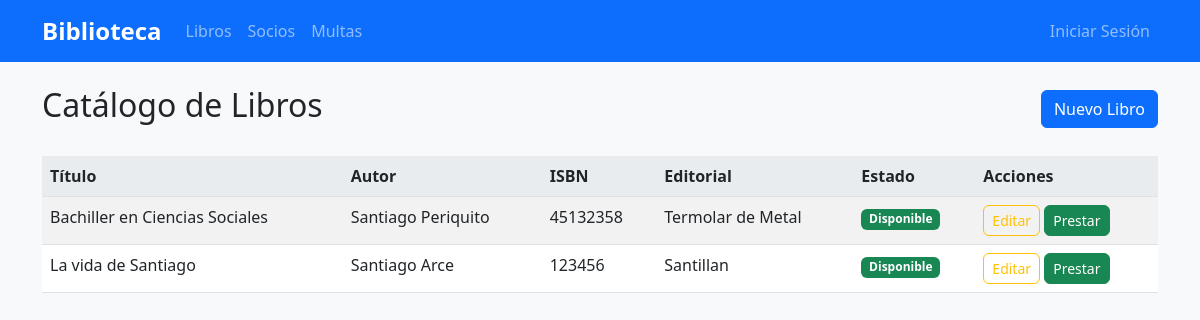
The app's page /libros/ with its own data.
### libros/models.py (models this page shows, shortened)
class Libro(models.Model):
    ESTADOS = [
        ("disponible", "Disponible"),
        ("prestado", "Prestado"),
        ("revision", "En revisión"),
    ]
    titulo = models.CharField(max_length=200)
    autor = models.CharField(max_length=150)
    isbn = models.CharField(max_length=13, unique=True)
    editorial = models.CharField(max_length=100)
    año_publicacion = models.IntegerField()
    estado = models.CharField(max_length=20, choices=ESTADOS, default="disponible")
    fecha_alta = models.DateTimeField(auto_now_add=True)
    class Meta:
        verbose_name = "Libro"
        verbose_name_plural = "Libros"
        ordering = ["titulo"]
    @property
    def disponible(self):
        return self.estado == "disponible"

### libros/views.py (the view)
# urls.py: path("", views.LibroListView.as_view(), name="lista"),
class LibroListView(ListView):
    model = Libro
    template_name = "libros/lista.html"
    context_object_name = "libros"
    paginate_by = 20

### templates/libros/lista.html (shortened to what this page needs)
{% extends 'base.html' %}
{% block content %}
<div class="d-flex justify-content-between align-items-center mb-4">
    <h2>Catálogo de Libros</h2>
    <a href="{% url 'libros:crear' %}" class="btn btn-primary">Nuevo Libro</a>
</div>
<div class="table-responsive">
    <table class="table table-striped">
        <thead>
            <tr>
                <th>Título</th>
                <th>Autor</th>
                <th>ISBN</th>
                <th>Editorial</th>
                <th>Estado</th>
                <th>Acciones</th>
            </tr>
        </thead>
        <tbody>
            {% for libro in libros %}
            <tr>
                <td>{{ libro.titulo }}</td>
                <td>{{ libro.autor }}</td>
                <td>{{ libro.isbn }}</td>
                <td>{{ libro.editorial }}</td>
                <td>
                    {% if libro.estado == 'disponible' %}
                        <span class="badge bg-success">Disponible</span>
                    {% elif libro.estado == 'prestado' %}
                        <span class="badge bg-warning">Prestado</span>
                    {% else %}
                        <span class="badge bg-info">En revisión</span>
                    {% endif %}
                </td>
                <td>
                    <a href="{% url 'libros:editar' libro.pk %}" class="btn btn-sm btn-outline-warning">Editar</a>
                    {% if libro.estado == 'disponible' %}
                        <a href="{% url 'libros:prestar' libro.pk %}" class="btn btn-sm btn-success">Prestar</a>
                    {% elif libro.estado == 'prestado' %}
                        <a href="{% url 'libros:devolver' libro.pk %}" class="btn btn-sm btn-danger">Devolver</a>
                    {% elif libro.estado == 'revision' %}
                        <form method="post" action="{% url 'libros:cambiar_estado' libro.pk %}" class="d-inline">
                            {% csrf_token %}
                            <input type="hidden" name="estado" value="disponible">
                            <button type="submit" class="btn btn-sm btn-info">Marcar Disponible</button>
                        </form>
                    {% endif %}
                </td>
            </tr>
            {% empty %}
            <tr>
                <td colspan="6" class="text-center">No hay libros registrados</td>
            </tr>
            {% endfor %}
        </tbody>
    </table>
</div>
{% endblock %}

### static/css/styles.css (style rules this page uses)
body { background-color: #f8f9fa; }
.table th { background-color: #e9ecef; font-weight: 600; }
.btn { border-radius: 0.375rem; }
.badge { font-size: 0.75em; }

### records on screen
Libro: titulo "Bachiller en Ciencias Sociales", autor "Santiago Periquito", isbn "45132358", editorial "Termolar de Metal", estado "Disponible"
Libro: titulo "La vida de Santiago", autor "Santiago Arce", isbn "123456", editorial "Santillan", estado "Disponible"
